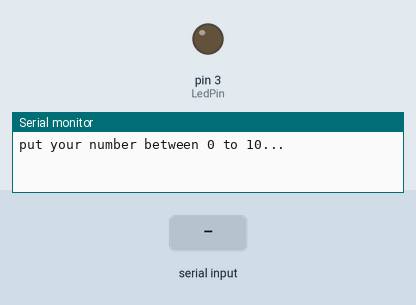
Recording of a sketch running on a simulated Arduino Uno, built with avr-gcc and run on an emulated ATmega328P. Parts: output pins drawn as LEDs (lit = HIGH), the last lines printed to the serial monitor. Inputs (shaded band) come from the test bench.

Above: at 1.2 s.
1.3 s: "90,45\n" received over Serial
At 2.1 s:
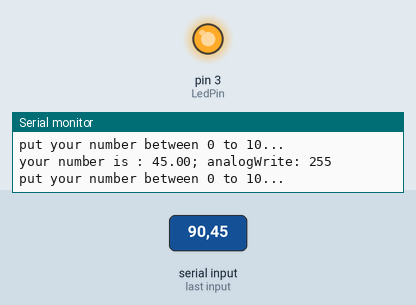
3.8 s: "5\n" received over Serial
At 5.3 s:
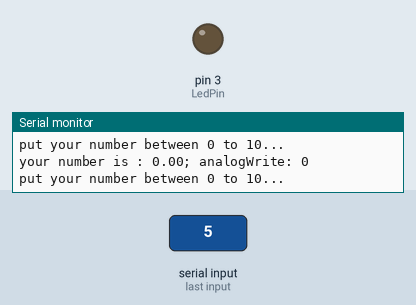
6.3 s: "30,150\n" received over Serial
At 7.1 s:
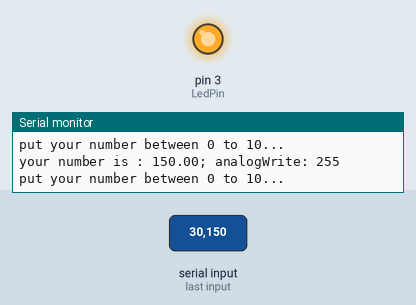
Timing chart, 0 to 9.3 s (numbered marks = the images above; inputs shaded):
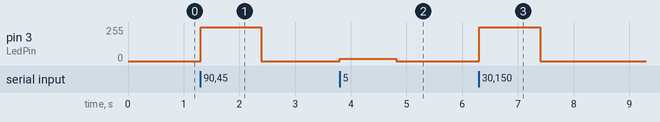

Measured:
- after the input at 1.3 s, pin 3 (LedPin): 0/255 → 255/255 at once, → 0/255 1.1 s later
- after the input at 3.8 s, pin 3 (LedPin): 0/255 → 16/255 at once, → 0/255 1.0 s later
- after the input at 6.3 s, pin 3 (LedPin): 0/255 → 255/255 at once, → 0/255 1.1 s later

The sketch:

014.ino
```cpp
int br = 9600;
int LedPin = 3;

float val;
int valCal;

void setup() {
  Serial.begin(br);
  pinMode(LedPin, OUTPUT);
}

void loop() {
  Serial.println("put your number between 0 to 10...");
  while (Serial.available() == 0) {}
  val = Serial.parseFloat();
  if( 0 < val){
    if(val < 10){
      valCal = pow(2, val/1.25); // 0 < val < 10
    }
    else {valCal = 255;} // 10 <= val
  }
  else{valCal = 0;} // val <= 0
  analogWrite(LedPin, valCal);
  Serial.print("your number is : ");
  Serial.print(val);
  Serial.print("; analogWrite: ");
  Serial.println(valCal);
}
```
